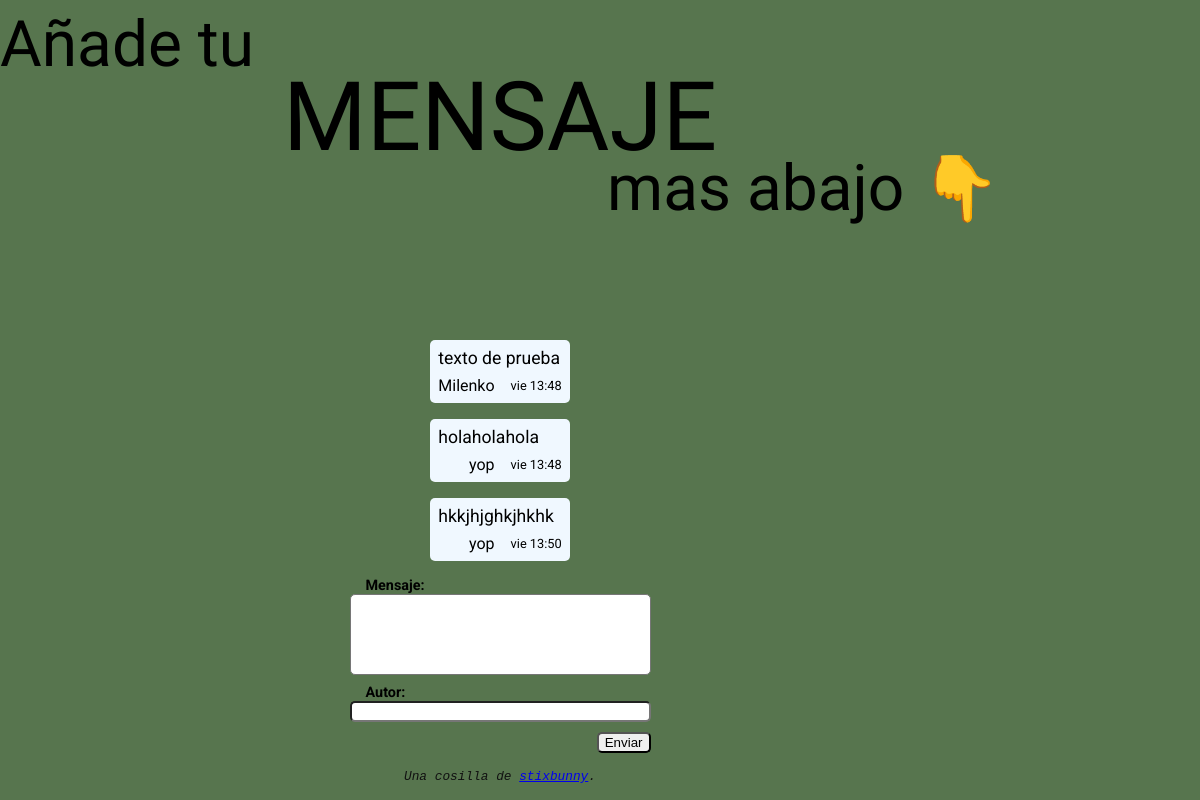
The app's page /, older data.
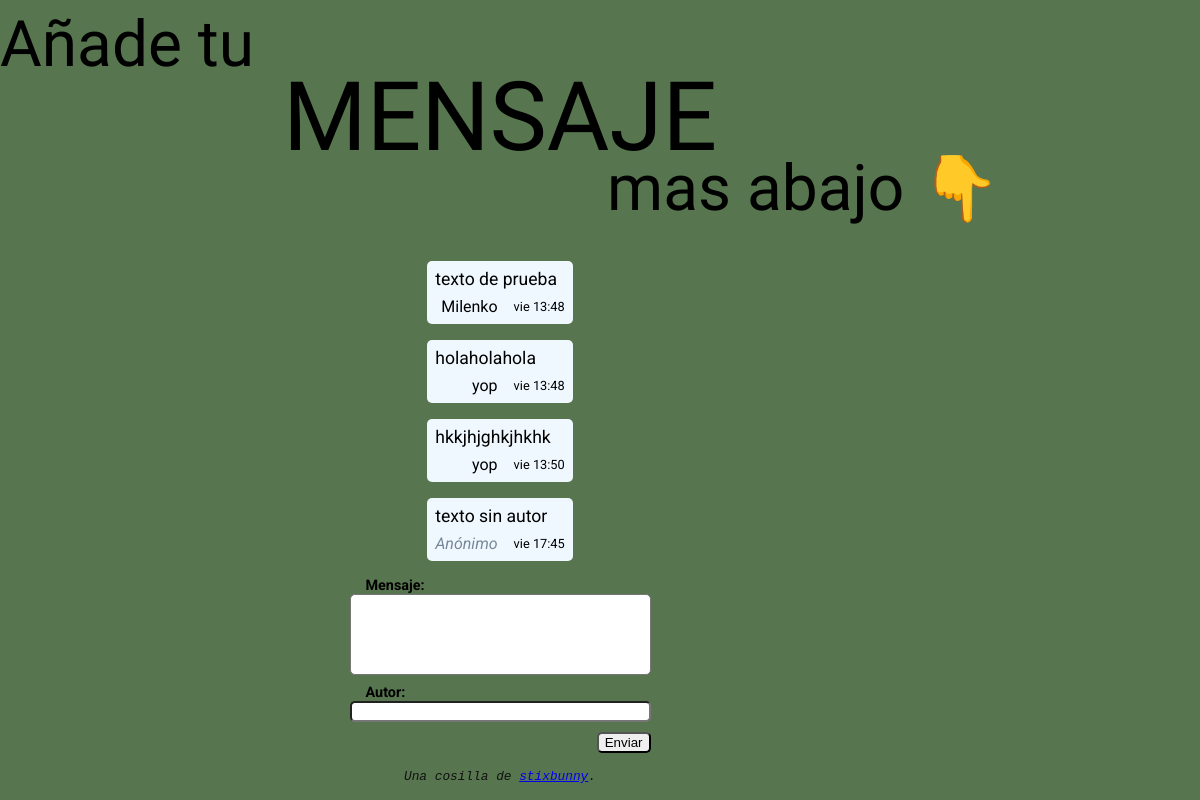
The same page, newer data.
### web/models.py (models this page shows)
class Message(models.Model):
    text = models.CharField("Mensaje", max_length=200)
    pub_date = models.DateTimeField("date published", auto_now_add=True, blank=True)
    author = models.CharField("Autor", max_length=50, blank=True, null=True)
    @property
    def is_within_a_day(self):
        now = datetime.now(timezone.utc)
        created_at = self.pub_date
        if (now - created_at).total_seconds() <= 24 * 60 * 60:
            return True
        else:
            return False
    @property
    def is_within_a_week(self):
        now = datetime.now(timezone.utc)
        created_at = self.pub_date
        if (now - created_at).days <= 7:
            return True
        else:
            return False

### web/views.py (the view)
# urls.py: path("", form),
def form(request):
    messages = Message.objects.all().order_by("-pub_date")
    if request.method == "POST":
        form = MessageForm(request.POST)
        if form.is_valid():
            message = Message.objects.create(**form.cleaned_data)
            message.save()
        return HttpResponseRedirect("/")
    else:
        form = MessageForm()
    return render(
        request,
        "index.html",
        {"form": form, "messages": messages},
    )

### web/forms.py
class MessageForm(forms.Form):
    text = forms.CharField(
        label = "Mensaje",
        max_length=200,
        widget=forms.Textarea(attrs={"class": "form-control", "rows":5}),
    )
    author = forms.CharField(
        label = "Autor",
        required = False,
        max_length=50,
        widget=forms.TextInput(attrs={"class": "form-control"}),
    )

### web/templates/index.html (shortened to what this page needs)
{% load static %}
<!DOCTYPE html>
<html lang="en">
<head>
  <link rel="stylesheet" href="{% static './css/style.css' %}">
</head>
<body>
	<div class="box">
		<header>
			<section id="title">
				<span id="title-one">Añade tu</span>
				<span id="title-two">MENSAJE</span>
				<span id="title-three">mas abajo 👇</span>
			</section>
		</header>
		<main>
			{% for message in messages %}
			<div class="message">
				<div class="message-text">{{message.text}}</div>
				<div class="message-info">
				{% if message.author %}
					<div class="message-author">{{message.author}}</div>
				{% else %}
					<div class="message-author anon">Anónimo</div>
				{% endif %}
					<div class="message-date">
					{% if message.is_within_a_day %}
					{{message.pub_date|time:"H:i"}}
					{% elif message.is_within_a_week %}
					{{message.pub_date|date:"D"}} {{message.pub_date|time:"H:i"}}
					{% else %}
					{{message.pub_date|date:"SHORT_DATE_FORMAT"}}
					{% endif %}
					</div>
				</div>
			</div>
			{% endfor %}
		</main>
		<footer>
			<section>
				<form action="" method="post">
				{% for field in form %}
					<div class="field-wrapper">
						{{field.label_tag}}
						{{field}}
					</div>
				{% endfor %}
					<button>Enviar</button>
				</form>
			</section>
			<section>
				Una cosilla de <a href="https://github.com/stixbunny">stixbunny</a>.
			</section>
		</footer>
	</div>
</body>
</html>

### web/static/css/style.css (style rules this page uses)
body { box-sizing: border-box; margin: 0; padding: 0; background-color: rgb(87, 117, 78); color: black; max-width: 1000px; height: 100dvh; font-family: "Roboto"; }
.box { display: flex; flex-direction: column; gap: 1rem; height: 100%; }
header { margin: 1rem 0 1rem 0; flex: 0 1 auto; }
#title { font-family: "Patua One"; font-size: 4rem; display: flex; flex-direction: column; line-height: 90%; }
#title-one { text-align: left; }
#title-two { font-size: 6rem; line-height: 90%; text-align: center; }
#title-three { text-align: right; }
main { display: flex; flex: 1 1 auto; flex-direction: column-reverse; gap: 1rem; max-width: min(80%, 500px); overflow-y: auto; margin: 0 auto; }
.message { text-align: justify; background-color: aliceblue; border-radius: 5px; margin-left: 1rem; margin-right: 1rem; padding: 0.5rem; display: grid; gap: 0.5rem; }
.message-info { display: flex; justify-content: end; align-items: center; gap: 1rem; }
.message-text { font-size: 1.1rem; }
.message-author { font-size: 1rem; }
.message-date { font-size: 0.8rem; }
.anon { color: lightslategray; font-style: italic; }
footer { display: flex; flex: 0 1 auto; flex-direction: column; margin: 0 auto; gap: 1rem; max-width: 500px; }
form { display: grid; gap: 0.6rem; padding: 0 0.5rem 0 0.5rem; }
form label { margin-left: 1rem; font-size: 0.9rem; font-weight: 700; text-align: left; }
.field-wrapper { display: grid; }
textarea { resize: none; font-family: 'Roboto'; }
input, textarea, button { border-radius: 5px; }
button { width: fit-content; justify-self: right; }
footer > section:last-child { font-family: 'Courier New', Courier, monospace; font-size: 0.8rem; font-style: italic; text-align: center; color: rgb(17, 17, 17); margin-bottom: 1rem; }

Row changes from the older to the newer data that the page shows:
added Message: text "texto sin autor", author "Anónimo", pub_date "vie", pub_date "17:45"
